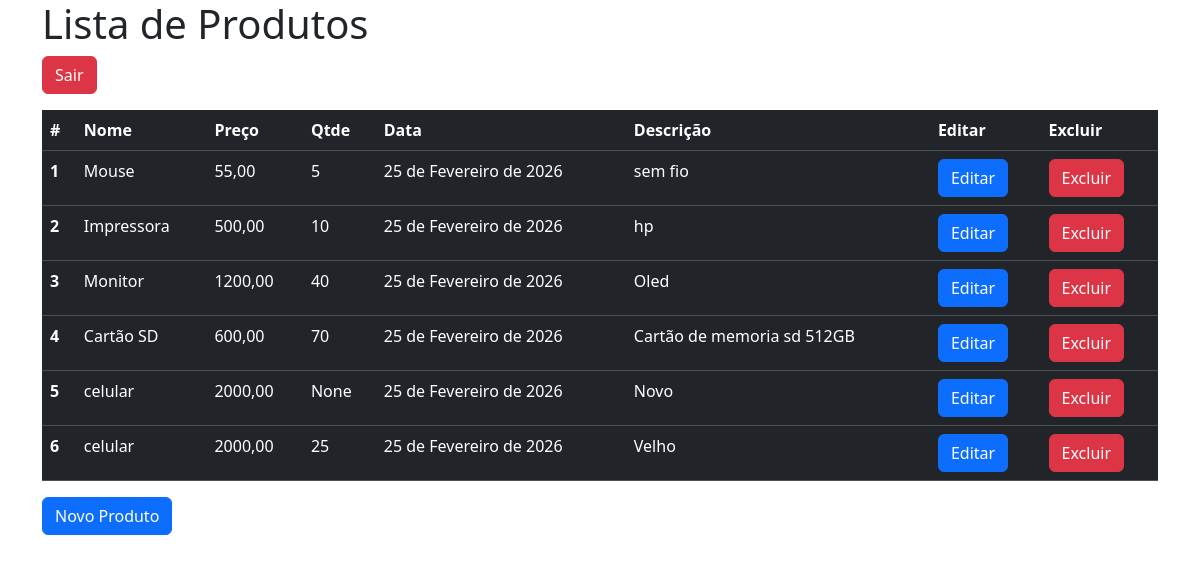
The app's page /produto (signed in), older data.
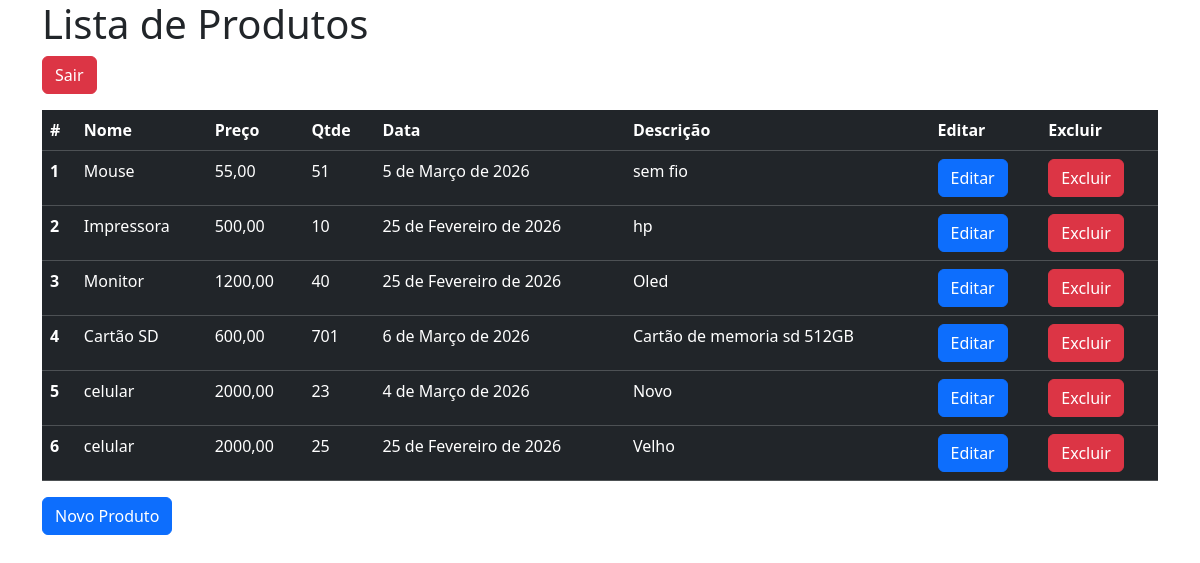
The same page, newer data.
### aplicacao/models.py (models this page shows)
class Produto(models.Model):
    nome = models.CharField(max_length=100, null=True, blank=True)
    preco = models.DecimalField(decimal_places=2, max_digits=10, null=True, blank=True)
    qtd = models.IntegerField(null=True, blank=True)
    descricao = models.CharField(max_length=250, null=True, blank= True)
    data = models.DateField(null=True, blank= True)

### aplicacao/views.py (the view)
# urls.py: path('produto', produto, name="urlproduto"),
@login_required(login_url="urlentrar")
def produto(request):
    produtos = Produto.objects.all()
    context = {'produtos': produtos}
    return render(request, "produto.html", context)

### aplicacao/templates/produto.html (shortened to what this page needs)
{% load bootstrap5 %}
<!DOCTYPE html>
<html lang="pt-br">
<head>
    {% bootstrap_css %}
</head>
<body>
   <div class="container">
   <h1>Lista de Produtos</h1>
   <div class="mb-3">
    <a href="{% url 'urlsair' %}" class="btn btn-danger">Sair</a>
   </div>
   <table class="table table-dark table-hover">
   <thead>
    <tr>
        <th scope="coll">#</th>
        <th scope="coll">Nome</th>
        <th scope="coll">Preço</th>
        <th scope="coll">Qtde</th>
        <th scope="coll">Data</th>
        <th scope="coll">Descrição</th>
        <th scope="coll">Editar</th>
        <th scope="coll">Excluir</th>
    </tr>
   </thead>
   <tbody>
    {% for p in produtos %}
    <tr>
        <th scope="row">{{p.id}}</th>
        <td> {{p.nome}}</td>
        <td> {{p.preco}}</td>
        <td> {{p.qtd}}</td>
        <td> {{p.data}}</td>
        <td> {{p.descricao}}</td>
        <td>
            <form action="{% url 'urleditarProduto' p.id %}" method="GET">
                <input type="submit" value="Editar" class="btn btn-primary">
            </form>
        </td>
        <td>
            <form action="{% url 'urlexcluirProduto' p.id %}" method="POST">
                <input type="submit" value="Excluir" class="btn btn-danger">
            </form>
        </td>
    </tr>
    {% endfor %}
   </tbody>
   </table>
   <form action="{% url 'urlcadastrarProduto' %}" method="POST">
        <input type="submit" value="Novo Produto" class="btn btn-primary">
   </form>
   </div>
</body>
</html>

Row changes from the older to the newer data that the page shows:
changed Produto "Mouse": qtd "5" → "51"; data "25 de Fevereiro de 2026" → "5 de Março de 2026"
changed Produto "Cartão SD": qtd "70" → "701"; data "25 de Fevereiro de 2026" → "6 de Março de 2026"
changed Produto "Novo": qtd "None" → "23"; data "25 de Fevereiro de 2026" → "4 de Março de 2026"
